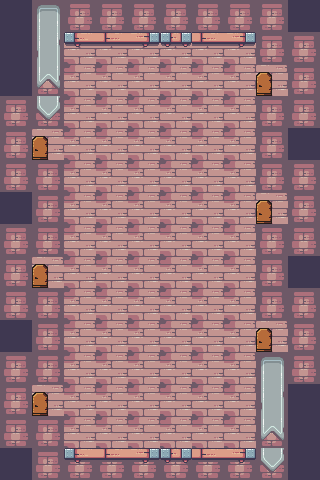

This game map was drawn from its Tiled (.tmx) file and the tilesets committed beside it. A one-line description and the full map source follow:
An orthogonal 10x15 tile map with 32x32 px tiles, 9 tile layers (Floor, Walls, Decorations, Door Top Right, ...), 3 tilesets.

<map version="1.10" tiledversion="1.11.2" orientation="orthogonal" renderorder="right-down" width="10" height="15" tilewidth="32" tileheight="32" infinite="0" nextlayerid="10" nextobjectid="1">
 <tileset firstgid="1" source="Terrain (32x32).tsx" />
 <tileset firstgid="248" source="door_closed.tsx" />
 <tileset firstgid="249" source="Decorations (32x32).tsx" />
 <layer id="2" name="Floor" width="10" height="15">
  <data encoding="csv">
0,0,0,0,0,0,0,0,0,0,
0,0,144,144,144,144,144,144,0,0,
0,0,144,144,144,144,144,144,155,0,
0,0,144,144,144,144,144,144,0,0,
0,155,144,144,144,144,144,144,0,0,
0,0,144,144,144,144,144,144,0,0,
0,0,144,144,144,144,144,144,155,0,
0,0,144,144,144,144,144,144,0,0,
0,155,144,144,144,144,144,144,0,0,
0,0,144,144,144,144,144,144,0,0,
0,0,144,144,144,144,144,144,155,0,
0,0,144,144,144,144,144,144,0,0,
0,155,144,144,144,144,144,144,0,0,
0,0,144,144,144,144,144,144,0,0,
0,0,0,0,0,0,0,0,0,0
</data>
 </layer>
 <layer id="1" name="Walls" width="10" height="15">
  <data encoding="csv">
41,215,215,215,215,215,215,215,215,41,
41,215,0,0,0,0,0,0,215,215,
41,215,0,0,0,0,0,0,0,215,
215,215,0,0,0,0,0,0,215,215,
215,0,0,0,0,0,0,0,215,41,
215,215,0,0,0,0,0,0,215,215,
41,215,0,0,0,0,0,0,0,215,
215,215,0,0,0,0,0,0,215,215,
215,0,0,0,0,0,0,0,215,41,
215,215,0,0,0,0,0,0,215,215,
41,215,0,0,0,0,0,0,0,215,
215,215,0,0,0,0,0,0,215,215,
215,0,0,0,0,0,0,0,215,41,
215,215,0,0,0,0,0,0,215,41,
41,215,215,215,215,215,215,215,215,41
</data>
 </layer>
 <layer id="9" name="Decorations" width="10" height="15">
  <data encoding="csv">
0,257,0,0,0,0,0,0,0,0,
0,264,265,266,267,268,266,267,0,0,
0,271,0,0,0,0,0,0,0,0,
0,278,0,0,0,0,0,0,0,0,
0,0,0,0,0,0,0,0,0,0,
0,0,0,0,0,0,0,283,0,0,
0,0,0,0,0,0,0,283,283,0,
0,0,0,0,0,0,0,0,283,0,
0,0,0,0,0,0,0,0,0,0,
0,0,0,0,0,0,0,0,0,0,
0,0,0,0,0,0,0,0,0,0,
0,0,0,0,0,0,0,0,257,0,
0,0,0,0,0,0,0,0,264,0,
0,0,0,0,0,0,0,0,271,0,
0,0,265,266,267,268,266,267,278,0
</data>
 </layer>
 <layer id="3" name="Door Top Right" width="10" height="15">
  <data encoding="csv">
0,0,0,0,0,0,0,0,0,0,
0,0,0,0,0,0,0,0,0,0,
0,0,0,0,0,0,0,0,248,0,
0,0,0,0,0,0,0,0,0,0,
0,0,0,0,0,0,0,0,0,0,
0,0,0,0,0,0,0,0,0,0,
0,0,0,0,0,0,0,0,0,0,
0,0,0,0,0,0,0,0,0,0,
0,0,0,0,0,0,0,0,0,0,
0,0,0,0,0,0,0,0,0,0,
0,0,0,0,0,0,0,0,0,0,
0,0,0,0,0,0,0,0,0,0,
0,0,0,0,0,0,0,0,0,0,
0,0,0,0,0,0,0,0,0,0,
0,0,0,0,0,0,0,0,0,0
</data>
 </layer>
 <layer id="4" name="Door Mid Right" width="10" height="15">
  <data encoding="csv">
0,0,0,0,0,0,0,0,0,0,
0,0,0,0,0,0,0,0,0,0,
0,0,0,0,0,0,0,0,0,0,
0,0,0,0,0,0,0,0,0,0,
0,0,0,0,0,0,0,0,0,0,
0,0,0,0,0,0,0,0,0,0,
0,0,0,0,0,0,0,0,248,0,
0,0,0,0,0,0,0,0,0,0,
0,0,0,0,0,0,0,0,0,0,
0,0,0,0,0,0,0,0,0,0,
0,0,0,0,0,0,0,0,0,0,
0,0,0,0,0,0,0,0,0,0,
0,0,0,0,0,0,0,0,0,0,
0,0,0,0,0,0,0,0,0,0,
0,0,0,0,0,0,0,0,0,0
</data>
 </layer>
 <layer id="5" name="Door Bottom Right" width="10" height="15">
  <data encoding="csv">
0,0,0,0,0,0,0,0,0,0,
0,0,0,0,0,0,0,0,0,0,
0,0,0,0,0,0,0,0,0,0,
0,0,0,0,0,0,0,0,0,0,
0,0,0,0,0,0,0,0,0,0,
0,0,0,0,0,0,0,0,0,0,
0,0,0,0,0,0,0,0,0,0,
0,0,0,0,0,0,0,0,0,0,
0,0,0,0,0,0,0,0,0,0,
0,0,0,0,0,0,0,0,0,0,
0,0,0,0,0,0,0,0,248,0,
0,0,0,0,0,0,0,0,0,0,
0,0,0,0,0,0,0,0,0,0,
0,0,0,0,0,0,0,0,0,0,
0,0,0,0,0,0,0,0,0,0
</data>
 </layer>
 <layer id="6" name="Door Bottom Left" width="10" height="15">
  <data encoding="csv">
0,0,0,0,0,0,0,0,0,0,
0,0,0,0,0,0,0,0,0,0,
0,0,0,0,0,0,0,0,0,0,
0,0,0,0,0,0,0,0,0,0,
0,0,0,0,0,0,0,0,0,0,
0,0,0,0,0,0,0,0,0,0,
0,0,0,0,0,0,0,0,0,0,
0,0,0,0,0,0,0,0,0,0,
0,0,0,0,0,0,0,0,0,0,
0,0,0,0,0,0,0,0,0,0,
0,0,0,0,0,0,0,0,0,0,
0,0,0,0,0,0,0,0,0,0,
0,248,0,0,0,0,0,0,0,0,
0,0,0,0,0,0,0,0,0,0,
0,0,0,0,0,0,0,0,0,0
</data>
 </layer>
 <layer id="7" name="Door Mid Left" width="10" height="15">
  <data encoding="csv">
0,0,0,0,0,0,0,0,0,0,
0,0,0,0,0,0,0,0,0,0,
0,0,0,0,0,0,0,0,0,0,
0,0,0,0,0,0,0,0,0,0,
0,0,0,0,0,0,0,0,0,0,
0,0,0,0,0,0,0,0,0,0,
0,0,0,0,0,0,0,0,0,0,
0,0,0,0,0,0,0,0,0,0,
0,248,0,0,0,0,0,0,0,0,
0,0,0,0,0,0,0,0,0,0,
0,0,0,0,0,0,0,0,0,0,
0,0,0,0,0,0,0,0,0,0,
0,0,0,0,0,0,0,0,0,0,
0,0,0,0,0,0,0,0,0,0,
0,0,0,0,0,0,0,0,0,0
</data>
 </layer>
 <layer id="8" name="Door Top Left" width="10" height="15">
  <data encoding="csv">
0,0,0,0,0,0,0,0,0,0,
0,0,0,0,0,0,0,0,0,0,
0,0,0,0,0,0,0,0,0,0,
0,0,0,0,0,0,0,0,0,0,
0,248,0,0,0,0,0,0,0,0,
0,0,0,0,0,0,0,0,0,0,
0,0,0,0,0,0,0,0,0,0,
0,0,0,0,0,0,0,0,0,0,
0,0,0,0,0,0,0,0,0,0,
0,0,0,0,0,0,0,0,0,0,
0,0,0,0,0,0,0,0,0,0,
0,0,0,0,0,0,0,0,0,0,
0,0,0,0,0,0,0,0,0,0,
0,0,0,0,0,0,0,0,0,0,
0,0,0,0,0,0,0,0,0,0
</data>
 </layer>
</map>
